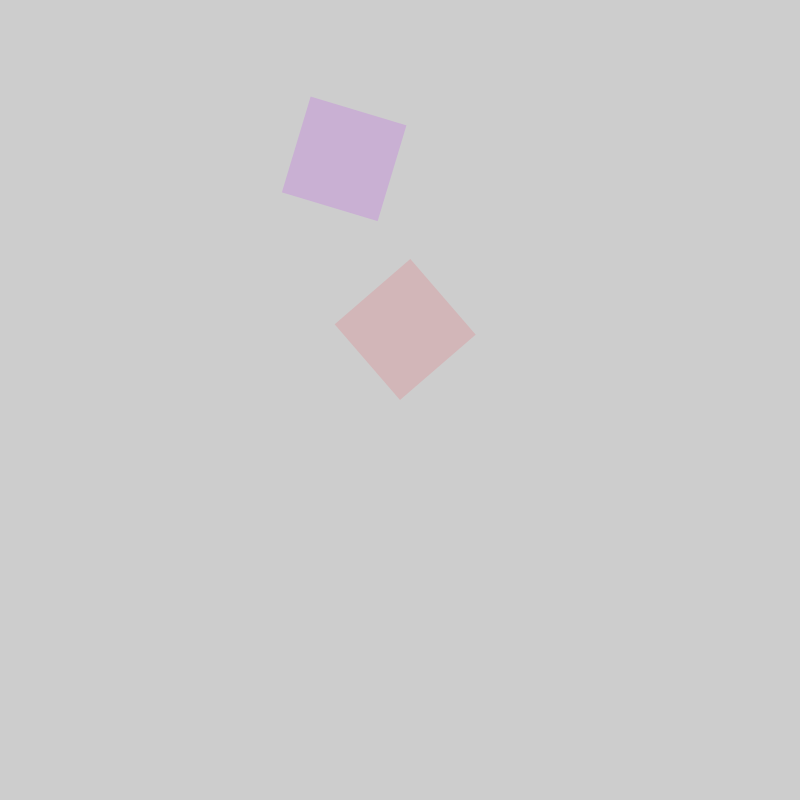
Frame 1 (no input)
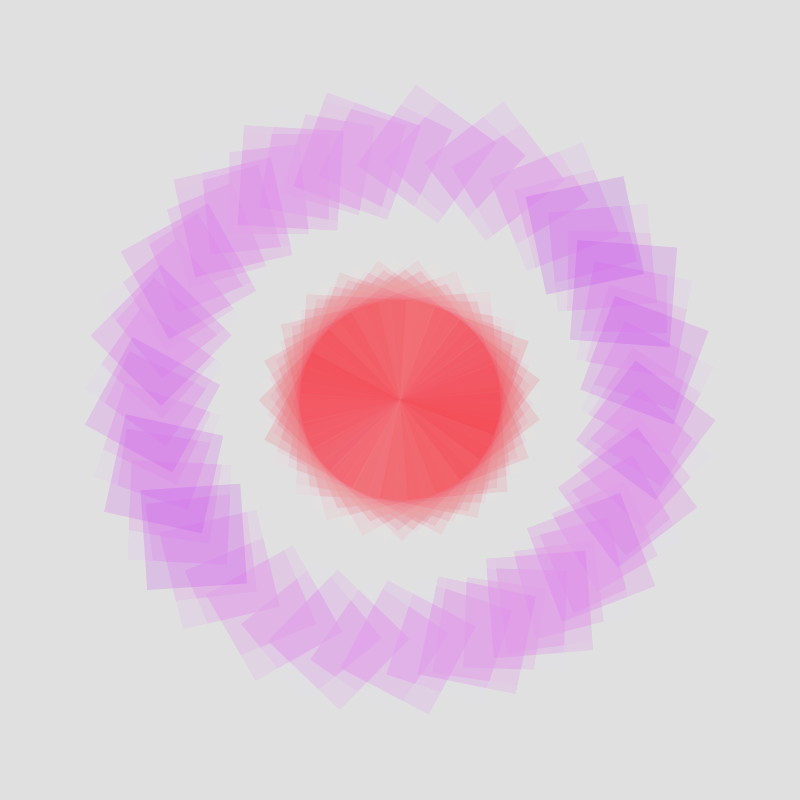
Frame 60 (the mouse pressed at the canvas centre just before this capture)
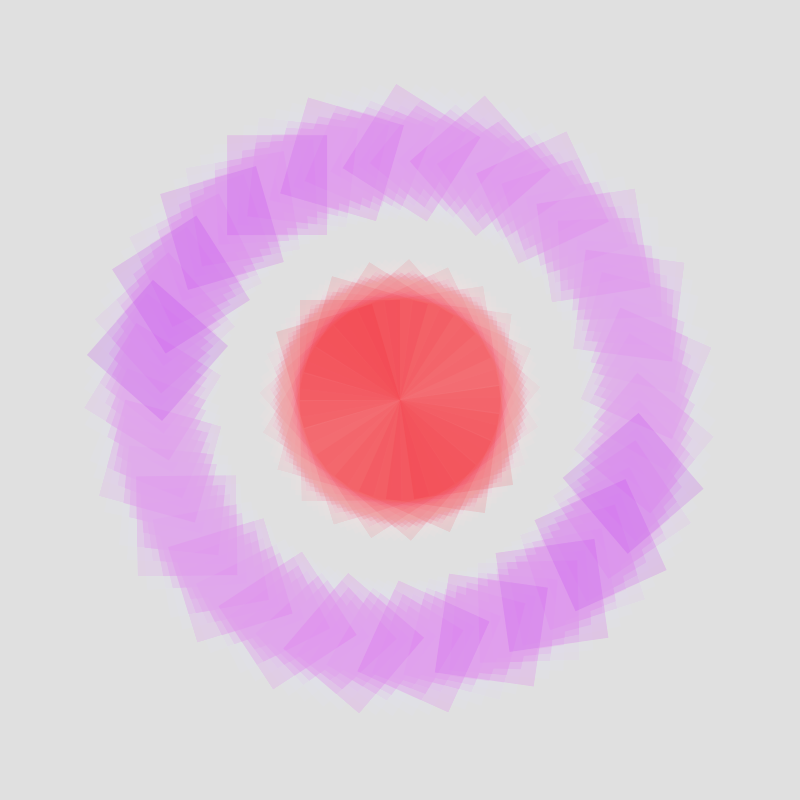
Frame 120 (the mouse held since frame 60 and released just before this capture)

The Processing sketch that drew these frames (run headless with seeded random() and noise(); from frame 60 on, the mouse is pressed at the canvas centre):

// Processing sketch: processing_82107
// ── processing_82107.pde

float angulo=1;

void setup() {
  size(800,800);
  smooth();
  noStroke();
}

void draw (){
  fill(255,4);
  rect(0,0,width,height); //este rect en el fondo
  
  fill(245,7,23,30);
  angulo=angulo + 3; // original: + 0.05
  translate(400,400);
  rotate(angulo);
  rect(0,0,100,100);
  
  translate (150,100);
  fill(181,22,245,40);
  rotate(12);
  rect(0,0,100,100);
} 
  
